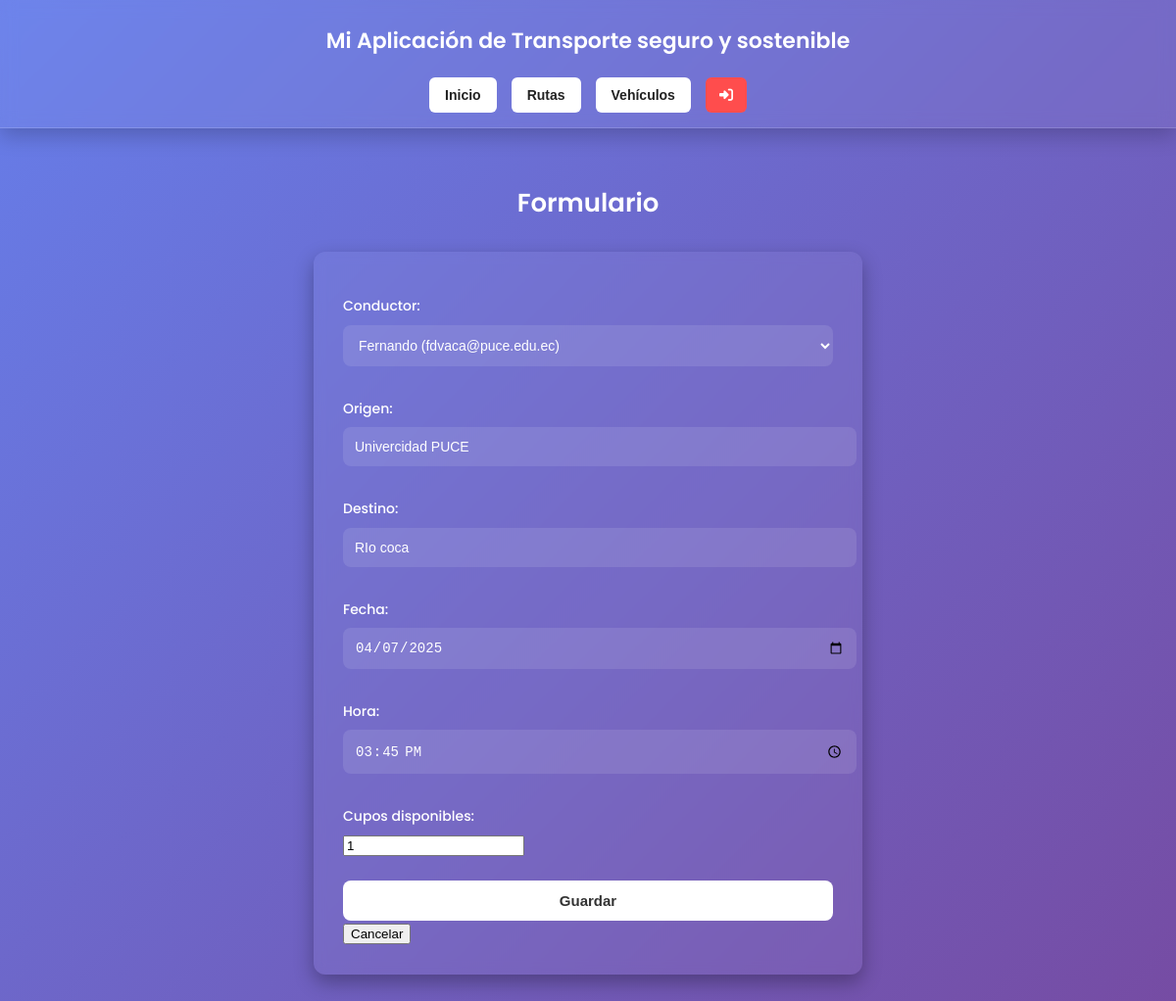
Before: /rutas/update/1/ (signed in) with the older database file.
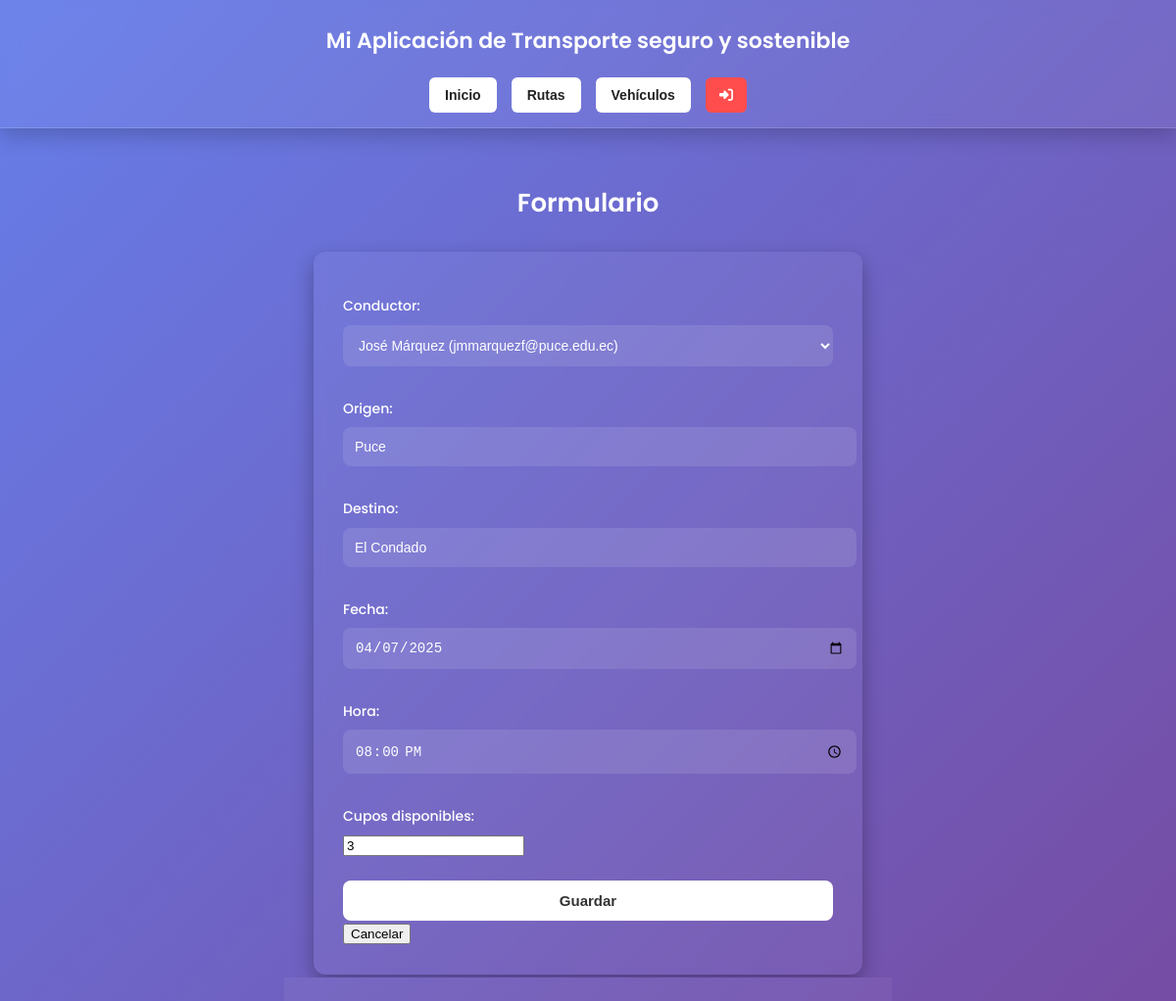
After: the same page with the newer database file.
### DevChApp/models.py (models this page shows, shortened)
class Ruta(models.Model):
    conductor = models.ForeignKey(Usuario, on_delete=models.CASCADE)
    origen = models.CharField(max_length=100)
    destino = models.CharField(max_length=100)
    fecha = models.DateField()
    hora = models.TimeField()
    cupos_disponibles = models.PositiveIntegerField(default=1)
    pasajeros = models.ManyToManyField(
        Usuario,
        related_name='rutas_como_pasajero',
        blank=True
    )

### DevChApp/views.py (the view)
# urls.py: path('rutas/update/<int:pk>/', views.ruta_update, name='ruta_update'),
@login_required(login_url='login')
def ruta_update(request, pk):
    ruta = get_object_or_404(Ruta, pk=pk)
    form = RutaForm(request.POST or None, instance=ruta)
    if form.is_valid():
        form.save()
        return redirect('ruta_list')
    return render(request, 'ruta/form.html', {'form': form})

### DevChApp/forms.py
class RutaForm(forms.ModelForm):
    class Meta:
        model = Ruta
        fields = ['conductor', 'origen', 'destino', 'fecha', 'hora', 'cupos_disponibles']
        widgets = {
            'fecha': forms.DateInput(attrs={
                'type': 'date',
                'class': 'form-control',
            }),
            'hora': forms.TimeInput(attrs={
                'type': 'time',
                'class': 'form-control',
            }),
            'origen': forms.TextInput(attrs={'class': 'form-control'}),
            'destino': forms.TextInput(attrs={'class': 'form-control'}),
            'cupos_disponibles': forms.NumberInput(attrs={'class': 'form-control'}),
            'conductor': forms.Select(attrs={'class': 'form-control'}),
        }

### DevChApp/models.py (called while the page is built)
    def __str__(self):
        return f"{self.nombre} ({self.correo})"

### DevChApp/templates/ruta/form.html (shortened to what this page needs)
{% extends "base.html" %}
{% load static %}
{% block content %}
<h1>Formulario</h1>
<form method="post">
  {{ form.as_p }}
  <button type="submit">Guardar</button>
  <button type="button" onclick="window.history.back()">Cancelar</button>
</form>
{% endblock content %}

Changed rows visible on the page:
changed Ruta: conductor "Fernando (fdvaca@puce.edu.ec)" → "José Márquez (jmmarquezf@puce.edu.ec)"; origen "Univercidad PUCE" → "Puce"; destino "RIo coca" → "El Condado"; hora "15:45:00" → "20:00:00"; cupos_disponibles "1" → "3"
